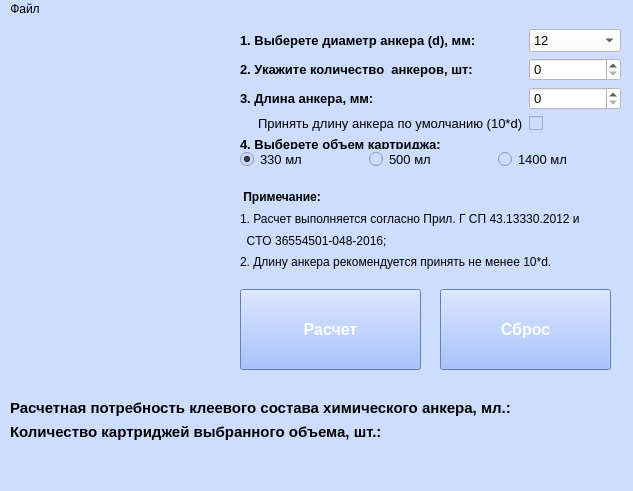
<?xml version="1.0" encoding="UTF-8"?>
<ui version="4.0">
 <class>MainWindow</class>
 <widget class="QMainWindow" name="MainWindow">
  <property name="geometry">
   <rect>
    <x>0</x>
    <y>0</y>
    <width>633</width>
    <height>491</height>
   </rect>
  </property>
  <property name="sizeIncrement">
   <size>
    <width>630</width>
    <height>480</height>
   </size>
  </property>
  <property name="baseSize">
   <size>
    <width>630</width>
    <height>480</height>
   </size>
  </property>
  <property name="windowTitle">
   <string>Расчет химического анкеров</string>
  </property>
  <property name="windowIcon">
   <iconset>
    <normaloff>icons.png</normaloff>icons.png</iconset>
  </property>
  <property name="styleSheet">
   <string notr="true">background-color: rgb(205, 221, 255);</string>
  </property>
  <widget class="QWidget" name="centralwidget">
   <widget class="QLabel" name="picture">
    <property name="geometry">
     <rect>
      <x>10</x>
      <y>10</y>
      <width>221</width>
      <height>341</height>
     </rect>
    </property>
    <property name="text">
     <string/>
    </property>
    <property name="pixmap">
     <pixmap>image.jpg</pixmap>
    </property>
   </widget>
   <widget class="QWidget" name="verticalLayoutWidget">
    <property name="geometry">
     <rect>
      <x>240</x>
      <y>170</y>
      <width>381</width>
      <height>81</height>
     </rect>
    </property>
    <layout class="QVBoxLayout" name="note_form">
     <item>
      <widget class="QLabel" name="label_3_1">
       <property name="font">
        <font>
         <pointsize>9</pointsize>
         <weight>75</weight>
         <bold>true</bold>
        </font>
       </property>
       <property name="text">
        <string> Примечание:</string>
       </property>
      </widget>
     </item>
     <item>
      <widget class="QLabel" name="label_3_2">
       <property name="font">
        <font>
         <pointsize>9</pointsize>
        </font>
       </property>
       <property name="text">
        <string>1. Расчет выполняется согласно Прил. Г СП 43.13330.2012 и</string>
       </property>
      </widget>
     </item>
     <item>
      <widget class="QLabel" name="label_3_3">
       <property name="font">
        <font>
         <pointsize>9</pointsize>
        </font>
       </property>
       <property name="text">
        <string>  CTO 36554501-048-2016;</string>
       </property>
      </widget>
     </item>
     <item>
      <widget class="QLabel" name="label_3_4">
       <property name="font">
        <font>
         <pointsize>9</pointsize>
        </font>
       </property>
       <property name="text">
        <string>2. Длину анкера рекомендуется принять не менее 10*d.</string>
       </property>
      </widget>
     </item>
    </layout>
   </widget>
   <widget class="QPushButton" name="button_calculate">
    <property name="geometry">
     <rect>
      <x>240</x>
      <y>270</y>
      <width>181</width>
      <height>81</height>
     </rect>
    </property>
    <property name="font">
     <font>
      <pointsize>12</pointsize>
      <weight>75</weight>
      <bold>true</bold>
     </font>
    </property>
    <property name="styleSheet">
     <string notr="true">background-color: rgb(140, 175, 255);
color: rgb(255, 255, 255);</string>
    </property>
    <property name="text">
     <string>Расчет</string>
    </property>
   </widget>
   <widget class="QWidget" name="formLayoutWidget">
    <property name="geometry">
     <rect>
      <x>240</x>
      <y>10</y>
      <width>381</width>
      <height>146</height>
     </rect>
    </property>
    <layout class="QFormLayout" name="data_form_1">
     <item row="0" column="0">
      <widget class="QLabel" name="label_1_1">
       <property name="font">
        <font>
         <pointsize>10</pointsize>
         <weight>75</weight>
         <bold>true</bold>
        </font>
       </property>
       <property name="text">
        <string>1. Выберете диаметр анкера (d), мм:</string>
       </property>
      </widget>
     </item>
     <item row="0" column="1">
      <widget class="QComboBox" name="check_diametr">
       <property name="font">
        <font>
         <pointsize>10</pointsize>
        </font>
       </property>
       <property name="styleSheet">
        <string notr="true">background-color: rgb(255, 255, 255);</string>
       </property>
       <item>
        <property name="text">
         <string>12</string>
        </property>
       </item>
       <item>
        <property name="text">
         <string>14</string>
        </property>
       </item>
       <item>
        <property name="text">
         <string>16</string>
        </property>
       </item>
       <item>
        <property name="text">
         <string>20</string>
        </property>
       </item>
       <item>
        <property name="text">
         <string>24</string>
        </property>
       </item>
       <item>
        <property name="text">
         <string>27</string>
        </property>
       </item>
       <item>
        <property name="text">
         <string>30</string>
        </property>
       </item>
      </widget>
     </item>
     <item row="1" column="0">
      <widget class="QLabel" name="label_1_2">
       <property name="font">
        <font>
         <pointsize>10</pointsize>
         <weight>75</weight>
         <bold>true</bold>
        </font>
       </property>
       <property name="text">
        <string>2. Укажите количество  анкеров, шт:</string>
       </property>
      </widget>
     </item>
     <item row="1" column="1">
      <widget class="QSpinBox" name="input_amount">
       <property name="font">
        <font>
         <pointsize>10</pointsize>
        </font>
       </property>
       <property name="styleSheet">
        <string notr="true">background-color: rgb(255, 255, 255);</string>
       </property>
       <property name="maximum">
        <number>1000</number>
       </property>
       <property name="displayIntegerBase">
        <number>10</number>
       </property>
      </widget>
     </item>
     <item row="2" column="0">
      <widget class="QLabel" name="label_1_3_2">
       <property name="font">
        <font>
         <pointsize>10</pointsize>
         <weight>75</weight>
         <bold>true</bold>
        </font>
       </property>
       <property name="text">
        <string>3. Длина анкера, мм:</string>
       </property>
      </widget>
     </item>
     <item row="2" column="1">
      <widget class="QSpinBox" name="input_length">
       <property name="font">
        <font>
         <pointsize>10</pointsize>
        </font>
       </property>
       <property name="styleSheet">
        <string notr="true">background-color: rgb(255, 255, 255);</string>
       </property>
       <property name="maximum">
        <number>500</number>
       </property>
       <property name="displayIntegerBase">
        <number>10</number>
       </property>
      </widget>
     </item>
     <item row="3" column="0">
      <widget class="QLabel" name="label_1_3_1">
       <property name="font">
        <font>
         <pointsize>10</pointsize>
         <weight>50</weight>
         <bold>false</bold>
        </font>
       </property>
       <property name="text">
        <string>     Принять длину анкера по умолчанию (10*d)</string>
       </property>
      </widget>
     </item>
     <item row="3" column="1">
      <widget class="QCheckBox" name="check_length_standart">
       <property name="text">
        <string/>
       </property>
      </widget>
     </item>
     <item row="4" column="0">
      <widget class="QLabel" name="label_2">
       <property name="font">
        <font>
         <pointsize>10</pointsize>
         <weight>75</weight>
         <bold>true</bold>
        </font>
       </property>
       <property name="text">
        <string>4. Выберете объем картриджа:</string>
       </property>
      </widget>
     </item>
    </layout>
   </widget>
   <widget class="QWidget" name="horizontalLayoutWidget">
    <property name="geometry">
     <rect>
      <x>240</x>
      <y>130</y>
      <width>381</width>
      <height>22</height>
     </rect>
    </property>
    <layout class="QHBoxLayout" name="data_form_2">
     <item>
      <widget class="QRadioButton" name="volume_small">
       <property name="font">
        <font>
         <pointsize>10</pointsize>
         <weight>50</weight>
         <bold>false</bold>
        </font>
       </property>
       <property name="acceptDrops">
        <bool>false</bool>
       </property>
       <property name="toolTipDuration">
        <number>-1</number>
       </property>
       <property name="text">
        <string>330 мл</string>
       </property>
       <property name="checked">
        <bool>true</bool>
       </property>
      </widget>
     </item>
     <item>
      <widget class="QRadioButton" name="volume_medium">
       <property name="font">
        <font>
         <pointsize>10</pointsize>
         <weight>50</weight>
         <bold>false</bold>
        </font>
       </property>
       <property name="text">
        <string>500 мл</string>
       </property>
      </widget>
     </item>
     <item>
      <widget class="QRadioButton" name="volume_large">
       <property name="font">
        <font>
         <pointsize>10</pointsize>
         <weight>50</weight>
         <bold>false</bold>
        </font>
       </property>
       <property name="text">
        <string>1400 мл</string>
       </property>
      </widget>
     </item>
    </layout>
   </widget>
   <widget class="QWidget" name="formLayoutWidget_2">
    <property name="geometry">
     <rect>
      <x>10</x>
      <y>380</y>
      <width>611</width>
      <height>51</height>
     </rect>
    </property>
    <layout class="QFormLayout" name="total_form">
     <item row="0" column="0">
      <widget class="QLabel" name="text_1">
       <property name="font">
        <font>
         <pointsize>11</pointsize>
         <weight>75</weight>
         <bold>true</bold>
        </font>
       </property>
       <property name="text">
        <string>Расчетная потребность клеевого состава химического анкера, мл.:</string>
       </property>
      </widget>
     </item>
     <item row="1" column="0">
      <widget class="QLabel" name="text_2">
       <property name="font">
        <font>
         <pointsize>11</pointsize>
         <weight>75</weight>
         <bold>true</bold>
        </font>
       </property>
       <property name="text">
        <string>Количество картриджей выбранного объема, шт.:</string>
       </property>
      </widget>
     </item>
     <item row="0" column="1">
      <widget class="QLabel" name="total_1">
       <property name="font">
        <font>
         <pointsize>11</pointsize>
         <weight>75</weight>
         <bold>true</bold>
        </font>
       </property>
       <property name="text">
        <string/>
       </property>
      </widget>
     </item>
     <item row="1" column="1">
      <widget class="QLabel" name="total_2">
       <property name="font">
        <font>
         <pointsize>11</pointsize>
         <weight>75</weight>
         <bold>true</bold>
        </font>
       </property>
       <property name="text">
        <string/>
       </property>
      </widget>
     </item>
    </layout>
   </widget>
   <widget class="QPushButton" name="button_reset">
    <property name="geometry">
     <rect>
      <x>440</x>
      <y>270</y>
      <width>171</width>
      <height>81</height>
     </rect>
    </property>
    <property name="font">
     <font>
      <pointsize>12</pointsize>
      <weight>75</weight>
      <bold>true</bold>
     </font>
    </property>
    <property name="styleSheet">
     <string notr="true">background-color: rgb(140, 175, 255);
color: rgb(255, 255, 255);</string>
    </property>
    <property name="text">
     <string>Сброс</string>
    </property>
   </widget>
  </widget>
  <widget class="QMenuBar" name="menubar">
   <property name="geometry">
    <rect>
     <x>0</x>
     <y>0</y>
     <width>633</width>
     <height>21</height>
    </rect>
   </property>
   <widget class="QMenu" name="menu">
    <property name="title">
     <string>Файл</string>
    </property>
    <addaction name="save"/>
   </widget>
   <addaction name="menu"/>
  </widget>
  <action name="save">
   <property name="text">
    <string>Сохранить</string>
   </property>
  </action>
 </widget>
 <resources/>
 <connections/>
</ui>
